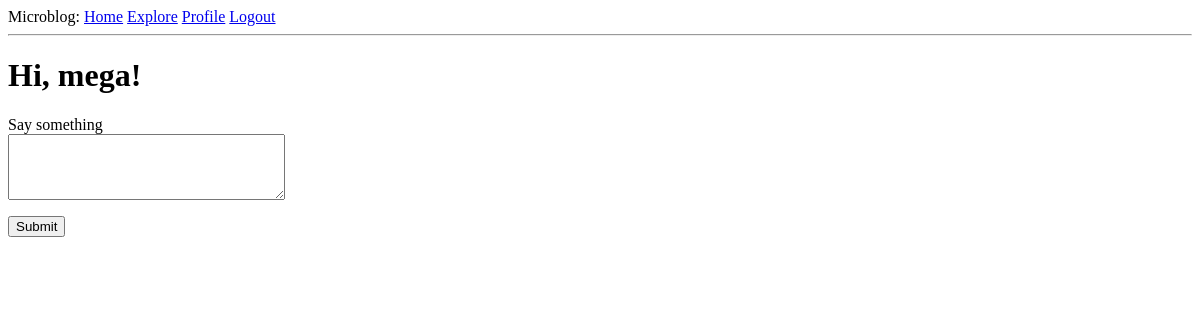
The page /index (signed in) on the database as committed earlier.
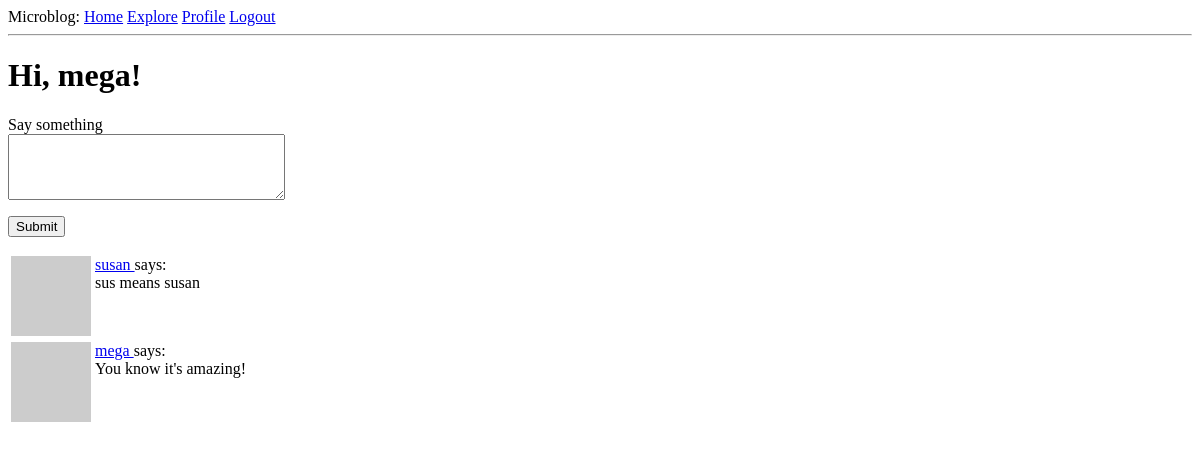
The same page on the database as committed later.
### app/models.py (models this page shows, shortened)
class User(UserMixin, db.Model):
    id = db.Column(db.Integer, primary_key=True)
    username = db.Column(db.String(64), index=True, unique=True)
    email = db.Column(db.String(120), index=True, unique=True)
    password_hash = db.Column(db.String(128))
    about_me = db.Column(db.String(140))
    last_seen = db.Column(db.DateTime, default=lambda: datetime.now(timezone.utc))
    posts = db.relationship("Post", backref="author", lazy="dynamic")
    followed = db.relationship(
        'User',
        secondary=followers,
        primaryjoin=(followers.c.follower_id == id),
        secondaryjoin=(followers.c.followed_id == id),
        backref=db.backref('followers', lazy='dynamic'),
        lazy='dynamic',
    )
    def avatar(self, size):
        digest = md5(self.email.lower().encode("utf-8")).hexdigest()
        return "https://www.gravatar.com/avatar/{}?d=identicon&s={}".format(
            digest, size
        )
    def followed_posts(self):
        followed = Post.query.join(
            followers,
            (followers.c.followed_id == Post.user_id),
        ).filter(followers.c.follower_id == self.id)
        own = Post.query.filter_by(user_id=self.id)
        return followed.union(own).order_by(Post.timestamp.desc())

class Post(db.Model):
    id = db.Column(db.Integer, primary_key=True)
    body = db.Column(db.String(140))
    timestamp = db.Column(db.DateTime, index=True, default=lambda: datetime.now(timezone.utc))
    user_id = db.Column(db.Integer, db.ForeignKey("user.id"))

### app/routes.py (the view)
@app.route('/', methods=['GET', 'POST'])
@app.route('/index', methods=['GET', 'POST'])
@login_required
def index():
    form = PostForm()
    if form.validate_on_submit():
        post = Post(body=form.post.data, author=current_user)
        db.session.add(post)
        db.session.commit()
        flash('Your post is now live!')
        return redirect(url_for('index'))
    page = request.args.get('page', 1, type=int)
    posts = current_user.followed_posts().paginate(
        page=page,
        per_page=app.config['POSTS_PER_PAGE'],
        error_out=False,
    )
    next_url = url_for('index', page=posts.next_num) \
        if posts.has_next else None
    prev_url = url_for('index', page=posts.prev_num) \
        if posts.has_prev else None
    return render_template(
        'index.html',
        title='Home Page',
        form=form,
        posts=posts.items,
        next_url=next_url,
        prev_url=prev_url,
    )

### app/forms.py
class PostForm(FlaskForm):
    post = TextAreaField(
        'Say something',
        validators=[DataRequired(), Length(min=1, max=140)],
    )
    submit = SubmitField('Submit')

### app/models.py (called while the page is built)
@login.user_loader
def load_user(id):
    return User.query.get(int(id))

### app/routes.py (called while the page is built)
@app.before_request
def before_request():
    if current_user.is_authenticated:
        current_user.last_seen = datetime.now(timezone.utc)
        db.session.commit()

### app/templates/index.html (shortened to what this page needs)
{% extends "base.html" %}
{% block content %}
<h1>Hi, {{ current_user.username }}!</h1>
{% if form %}
<form action="" method="post">
  <p>
    {{ form.post.label }}<br>
    {{ form.post(cols=32, rows=4) }}<br>
  </p>
  <p>{{ form.submit() }}</p>
</form>
{% endif %}
{% for post in posts %}
  {% include '_post.html' %}
{% endfor %}
{% endblock %}

### app/templates/base.html (shortened to what this page needs)
<html>
  <head>
  </head>
  <body>
    <div>
      Microblog:
      <a href="{{ url_for('index') }}">Home</a>
      <a href="{{ url_for('explore') }}">Explore</a>
      {% if current_user.is_authenticated %}
        <a href="{{ url_for('user', username=current_user.username) }}">Profile</a>
        <a href="{{ url_for('logout') }}">Logout</a>
      {% else %}
        <a href="{{ url_for('login') }}">Login</a>
      {% endif %}
    </div>
    <hr />
     {% block content %}{% endblock %}
  </body>
</html>

### app/templates/_post.html
<table>
  <tr valign="top">
    <td><img src="{{ post.author.avatar(36) }}" alt="{{ post.author.username }} avatar"></td>
    <td>
      <a href="{{ url_for('user', username=post.author.username) }}">
        {{ post.author.username }}
      </a>
      says:<br>{{ post.body }}
    </td>
  </tr>
</table>

Rows that differ between the two databases and show on the page:
added Post: author.username "susan", body "sus means susan"
added Post: author.username "mega", body "You know it's amazing!"
